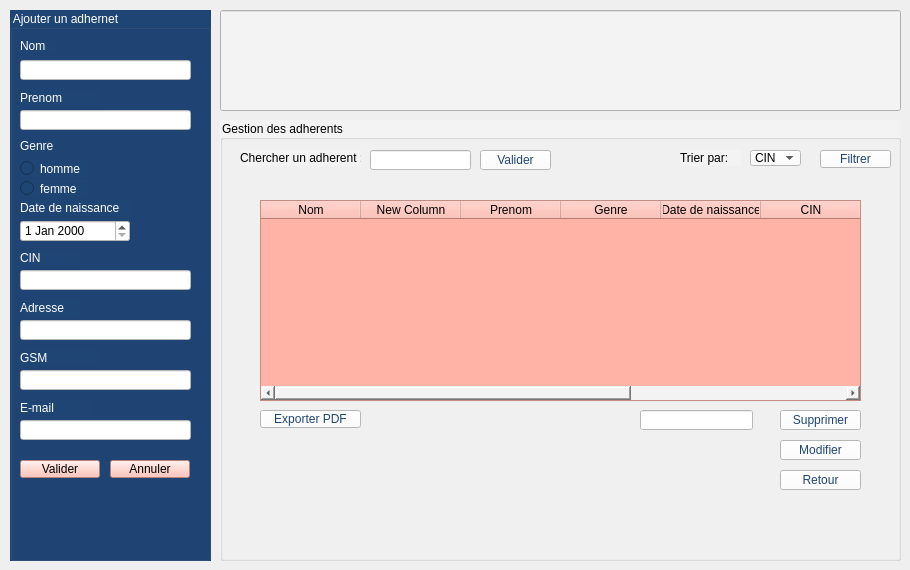
      <widget class="QWidget" name="tab_3">
       <attribute name="title">
        <string>Tab 1</string>
       </attribute>
       <widget class="QGroupBox" name="ajouter_a">
        <property name="geometry">
         <rect>
          <x>10</x>
          <y>10</y>
          <width>201</width>
          <height>551</height>
         </rect>
        </property>
        <property name="styleSheet">
         <string notr="true">color: rgb(255, 255, 255);
background-color: rgb(31, 69, 116);
font: 11pt &quot;Times New Roman&quot;;</string>
        </property>
        <property name="title">
         <string>Ajouter un adhernet</string>
        </property>
        <widget class="QLabel" name="nom_a">
         <property name="geometry">
          <rect>
           <x>10</x>
           <y>30</y>
           <width>37</width>
           <height>12</height>
          </rect>
         </property>
         <property name="styleSheet">
          <string notr="true">color: rgb(255, 255, 255);
font: 11pt &quot;Times New Roman&quot;;</string>
         </property>
         <property name="text">
          <string>Nom</string>
         </property>
        </widget>
        <widget class="QLineEdit" name="nom_a1">
         <property name="geometry">
          <rect>
           <x>10</x>
           <y>50</y>
           <width>171</width>
           <height>20</height>
          </rect>
         </property>
         <property name="styleSheet">
          <string notr="true">background-color: rgb(255, 255, 255);
color: rgb(0, 0, 0);
font: 10pt &quot;Times New Roman&quot;;
border-color: rgb(0, 0, 0);</string>
         </property>
        </widget>
        <widget class="QLabel" name="prenom_a">
         <property name="geometry">
          <rect>
           <x>10</x>
           <y>80</y>
           <width>81</width>
           <height>16</height>
          </rect>
         </property>
         <property name="styleSheet">
          <string notr="true">background-color: rgb(31, 69, 116);
color: rgb(255, 255, 255);
font: 11pt &quot;Times New Roman&quot;;</string>
         </property>
         <property name="text">
          <string>Prenom</string>
         </property>
        </widget>
        <widget class="QLineEdit" name="prenom_a1">
         <property name="geometry">
          <rect>
           <x>10</x>
           <y>100</y>
           <width>171</width>
           <height>20</height>
          </rect>
         </property>
         <property name="styleSheet">
          <string notr="true">background-color: rgb(255, 255, 255);
font: 10pt &quot;Times New Roman&quot;;
color: rgb(0, 0, 0);
border-color: rgb(0, 0, 0);</string>
         </property>
        </widget>
        <widget class="QLabel" name="genre_a">
         <property name="geometry">
          <rect>
           <x>10</x>
           <y>130</y>
           <width>37</width>
           <height>12</height>
          </rect>
         </property>
         <property name="styleSheet">
          <string notr="true">color: rgb(255, 255, 255);
font: 11pt &quot;Times New Roman&quot;;</string>
         </property>
         <property name="text">
          <string>Genre</string>
         </property>
        </widget>
        <widget class="QRadioButton" name="genre_a1">
         <property name="geometry">
          <rect>
           <x>10</x>
           <y>150</y>
           <width>68</width>
           <height>17</height>
          </rect>
         </property>
         <property name="styleSheet">
          <string notr="true">background-color: rgb(65, 65, 127);
background-color: rgb(31, 69, 116);
color: rgb(255, 255, 255);
font: 9pt &quot;Times New Roman&quot;;</string>
         </property>
         <property name="text">
          <string>homme</string>
         </property>
        </widget>
        <widget class="QRadioButton" name="genre_a2">
         <property name="geometry">
          <rect>
           <x>10</x>
           <y>170</y>
           <width>68</width>
           <height>17</height>
          </rect>
         </property>
         <property name="styleSheet">
          <string notr="true">color: rgb(255, 255, 255);
font: 9pt &quot;Times New Roman&quot;;</string>
         </property>
         <property name="text">
          <string>femme</string>
         </property>
        </widget>
        <widget class="QLabel" name="date_a">
         <property name="geometry">
          <rect>
           <x>10</x>
           <y>190</y>
           <width>111</width>
           <height>16</height>
          </rect>
         </property>
         <property name="styleSheet">
          <string notr="true">color: rgb(255, 255, 255);
font: 11pt &quot;Times New Roman&quot;;</string>
         </property>
         <property name="text">
          <string>Date de naissance</string>
         </property>
        </widget>
        <widget class="QDateEdit" name="date_a1">
         <property name="geometry">
          <rect>
           <x>10</x>
           <y>210</y>
           <width>110</width>
           <height>22</height>
          </rect>
         </property>
         <property name="styleSheet">
          <string notr="true">background-color: rgb(255, 255, 255);
border-color: rgb(0, 0, 0);
font: 9pt &quot;Times New Roman&quot;;
color: rgb(0, 0, 0);</string>
         </property>
        </widget>
        <widget class="QLabel" name="cin_a">
         <property name="geometry">
          <rect>
           <x>10</x>
           <y>240</y>
           <width>61</width>
           <height>16</height>
          </rect>
         </property>
         <property name="styleSheet">
          <string notr="true">color: rgb(255, 255, 255);
font: 11pt &quot;Times New Roman&quot;;</string>
         </property>
         <property name="text">
          <string>CIN</string>
         </property>
        </widget>
        <widget class="QLineEdit" name="cin_a1">
         <property name="geometry">
          <rect>
           <x>10</x>
           <y>260</y>
           <width>171</width>
           <height>20</height>
          </rect>
         </property>
         <property name="styleSheet">
          <string notr="true">background-color: rgb(255, 255, 255);
font: 10pt &quot;Times New Roman&quot;;
color: rgb(0, 0, 0);
border-color: rgb(0, 0, 0);</string>
         </property>
        </widget>
        <widget class="QLabel" name="adresse_a">
         <property name="geometry">
          <rect>
           <x>10</x>
           <y>290</y>
           <width>61</width>
           <height>16</height>
          </rect>
         </property>
         <property name="styleSheet">
          <string notr="true">color: rgb(255, 255, 255);
font: 11pt &quot;Times New Roman&quot;;</string>
         </property>
         <property name="text">
          <string>Adresse</string>
         </property>
        </widget>
        <widget class="QLineEdit" name="adresse_a1">
         <property name="geometry">
          <rect>
           <x>10</x>
           <y>310</y>
           <width>171</width>
           <height>20</height>
          </rect>
         </property>
         <property name="styleSheet">
          <string notr="true">background-color: rgb(255, 255, 255);
font: 10pt &quot;Times New Roman&quot;;
color: rgb(0, 0, 0);
border-color: rgb(0, 0, 0);</string>
         </property>
        </widget>
        <widget class="QLabel" name="gsm_a">
         <property name="geometry">
          <rect>
           <x>10</x>
           <y>340</y>
           <width>81</width>
           <height>16</height>
          </rect>
         </property>
         <property name="styleSheet">
          <string notr="true">color: rgb(255, 255, 255);
font: 11pt &quot;Times New Roman&quot;;</string>
         </property>
         <property name="text">
          <string>GSM</string>
         </property>
        </widget>
        <widget class="QLineEdit" name="gsm_a1">
         <property name="geometry">
          <rect>
           <x>10</x>
           <y>360</y>
           <width>171</width>
           <height>20</height>
          </rect>
         </property>
         <property name="styleSheet">
          <string notr="true">background-color: rgb(255, 255, 255);
font: 10pt &quot;Times New Roman&quot;;
color: rgb(0, 0, 0);
border-color: rgb(0, 0, 0);</string>
         </property>
        </widget>
        <widget class="QLabel" name="mail_a">
         <property name="geometry">
          <rect>
           <x>10</x>
           <y>390</y>
           <width>71</width>
           <height>16</height>
          </rect>
         </property>
         <property name="styleSheet">
          <string notr="true">color: rgb(255, 255, 255);
font: 11pt &quot;Times New Roman&quot;;</string>
         </property>
         <property name="text">
          <string>E-mail</string>
         </property>
        </widget>
        <widget class="QLineEdit" name="mail_a1">
         <property name="geometry">
          <rect>
           <x>10</x>
           <y>410</y>
           <width>171</width>
           <height>20</height>
          </rect>
         </property>
         <property name="styleSheet">
          <string notr="true">background-color: rgb(255, 255, 255);
font: 10pt &quot;Times New Roman&quot;;
color: rgb(0, 0, 0);
border-color: rgb(0, 0, 0);</string>
         </property>
        </widget>
        <widget class="QPushButton" name="annuler_a">
         <property name="geometry">
          <rect>
           <x>100</x>
           <y>450</y>
           <width>80</width>
           <height>18</height>
          </rect>
         </property>
         <property name="styleSheet">
          <string notr="true">background-color: rgb(255, 166, 102);
color: rgb(0, 0, 0);
background-color: rgb(255, 179, 167);
</string>
         </property>
         <property name="text">
          <string>Annuler</string>
         </property>
        </widget>
        <widget class="QPushButton" name="valider_a">
         <property name="geometry">
          <rect>
           <x>10</x>
           <y>450</y>
           <width>80</width>
           <height>18</height>
          </rect>
         </property>
         <property name="styleSheet">
          <string notr="true">background-color: rgb(255, 179, 167);
color: rgb(0, 0, 0);
</string>
         </property>
         <property name="text">
          <string>Valider</string>
         </property>
        </widget>
       </widget>
       <widget class="QLineEdit" name="logo_adherent">
        <property name="geometry">
         <rect>
          <x>220</x>
          <y>10</y>
          <width>681</width>
          <height>101</height>
         </rect>
        </property>
        <property name="styleSheet">
         <string notr="true">background-color: rgb(243, 243, 243);</string>
        </property>
       </widget>
       <widget class="QGroupBox" name="gestion_a">
        <property name="geometry">
         <rect>
          <x>220</x>
          <y>120</y>
          <width>681</width>
          <height>441</height>
         </rect>
        </property>
        <property name="styleSheet">
         <string notr="true">background-color: rgb(243, 243, 243);</string>
        </property>
        <property name="title">
         <string>Gestion des adherents</string>
        </property>
        <widget class="QLabel" name="chercher_a">
         <property name="geometry">
          <rect>
           <x>20</x>
           <y>30</y>
           <width>121</width>
           <height>16</height>
          </rect>
         </property>
         <property name="styleSheet">
          <string notr="true">color: rgb(0, 0, 0);
font: 10pt &quot;Times New Roman&quot;;</string>
         </property>
         <property name="text">
          <string>Chercher un adherent :</string>
         </property>
        </widget>
        <widget class="QLineEdit" name="chercher_a1">
         <property name="geometry">
          <rect>
           <x>150</x>
           <y>30</y>
           <width>101</width>
           <height>20</height>
          </rect>
         </property>
         <property name="styleSheet">
          <string notr="true">background-color: rgb(255, 255, 255);
font: 10pt &quot;Times New Roman&quot;;
color: rgb(0, 0, 0);
border-color: rgb(0, 0, 0);</string>
         </property>
        </widget>
        <widget class="QLabel" name="trier_a">
         <property name="geometry">
          <rect>
           <x>460</x>
           <y>30</y>
           <width>61</width>
           <height>16</height>
          </rect>
         </property>
         <property name="styleSheet">
          <string notr="true">font: 10pt &quot;Times New Roman&quot;;
color: rgb(0, 0, 0);</string>
         </property>
         <property name="text">
          <string>Trier par:</string>
         </property>
        </widget>
        <widget class="QPushButton" name="valider_a2">
         <property name="geometry">
          <rect>
           <x>260</x>
           <y>30</y>
           <width>71</width>
           <height>20</height>
          </rect>
         </property>
         <property name="styleSheet">
          <string notr="true">background-color: rgb(255, 255, 255);
color: rgb(31, 69, 116);
font: 10pt &quot;Times New Roman&quot;;</string>
         </property>
         <property name="text">
          <string>Valider</string>
         </property>
        </widget>
        <widget class="QComboBox" name="trier_a1">
         <property name="geometry">
          <rect>
           <x>530</x>
           <y>30</y>
           <width>51</width>
           <height>16</height>
          </rect>
         </property>
         <property name="styleSheet">
          <string notr="true">color: rgb(0, 0, 0);
background-color: rgb(255, 255, 255);
font: 10pt &quot;Times New Roman&quot;;
border-color: rgb(0, 0, 0);</string>
         </property>
         <item>
          <property name="text">
           <string>CIN</string>
          </property>
         </item>
         <item>
          <property name="text">
           <string>Nom</string>
          </property>
         </item>
        </widget>
        <widget class="QPushButton" name="filtrer_a">
         <property name="geometry">
          <rect>
           <x>600</x>
           <y>30</y>
           <width>71</width>
           <height>18</height>
          </rect>
         </property>
         <property name="styleSheet">
          <string notr="true">background-color: rgb(255, 255, 255);
font: 10pt &quot;Times New Roman&quot;;
color: rgb(31, 69, 116);</string>
         </property>
         <property name="text">
          <string>Filtrer</string>
         </property>
        </widget>
        <widget class="QTableWidget" name="table_aherent">
         <property name="geometry">
          <rect>
           <x>40</x>
           <y>80</y>
           <width>601</width>
           <height>201</height>
          </rect>
         </property>
         <property name="styleSheet">
          <string notr="true">background-color: rgb(255, 179, 167);
font: 10pt &quot;Times New Roman&quot;;
color: rgb(0, 0, 0);</string>
         </property>
         <column>
          <property name="text">
           <string>Nom</string>
          </property>
         </column>
         <column>
          <property name="text">
           <string>New Column</string>
          </property>
         </column>
         <column>
          <property name="text">
           <string>Prenom</string>
          </property>
         </column>
         <column>
          <property name="text">
           <string>Genre</string>
          </property>
         </column>
         <column>
          <property name="text">
           <string>Date de naissance</string>
          </property>
         </column>
         <column>
          <property name="text">
           <string>CIN</string>
          </property>
         </column>
         <column>
          <property name="text">
           <string>Adresse</string>
          </property>
         </column>
         <column>
          <property name="text">
           <string>E-mail</string>
          </property>
         </column>
        </widget>
        <widget class="QPushButton" name="PDF_a">
         <property name="geometry">
          <rect>
           <x>40</x>
           <y>290</y>
           <width>101</width>
           <height>18</height>
          </rect>
         </property>
         <property name="styleSheet">
          <string notr="true">background-color: rgb(255, 255, 255);
font: 10pt &quot;Times New Roman&quot;;
color: rgb(31, 69, 116);</string>
         </property>
         <property name="text">
          <string>Exporter PDF</string>
         </property>
        </widget>
        <widget class="QPushButton" name="supprimer_a">
         <property name="geometry">
          <rect>
           <x>560</x>
           <y>290</y>
           <width>81</width>
           <height>20</height>
          </rect>
         </property>
         <property name="styleSheet">
          <string notr="true">background-color: rgb(255, 255, 255);
color: rgb(31, 69, 116);
font: 10pt &quot;Times New Roman&quot;;</string>
         </property>
         <property name="text">
          <string>Supprimer</string>
         </property>
        </widget>
        <widget class="QLineEdit" name="supprimer_a1">
         <property name="geometry">
          <rect>
           <x>420</x>
           <y>290</y>
           <width>113</width>
           <height>20</height>
          </rect>
         </property>
         <property name="styleSheet">
          <string notr="true">background-color: rgb(255, 255, 255);
font: 10pt &quot;Times New Roman&quot;;
color: rgb(0, 0, 0);
border-color: rgb(0, 0, 0);</string>
         </property>
         <property name="text">
          <string/>
         </property>
        </widget>
        <widget class="QPushButton" name="modifier_a">
         <property name="geometry">
          <rect>
           <x>560</x>
           <y>320</y>
           <width>81</width>
           <height>20</height>
          </rect>
         </property>
         <property name="styleSheet">
          <string notr="true">background-color: rgb(255, 255, 255);
color: rgb(31, 69, 116);
font: 10pt &quot;Times New Roman&quot;;</string>
         </property>
         <property name="text">
          <string>Modifier</string>
         </property>
        </widget>
        <widget class="QPushButton" name="modifier_a_2">
         <property name="geometry">
          <rect>
           <x>560</x>
           <y>350</y>
           <width>81</width>
           <height>20</height>
          </rect>
         </property>
         <property name="styleSheet">
          <string notr="true">background-color: rgb(255, 255, 255);
color: rgb(31, 69, 116);
font: 10pt &quot;Times New Roman&quot;;</string>
         </property>
         <property name="text">
          <string>Retour</string>
         </property>
        </widget>
       </widget>
      </widget>
